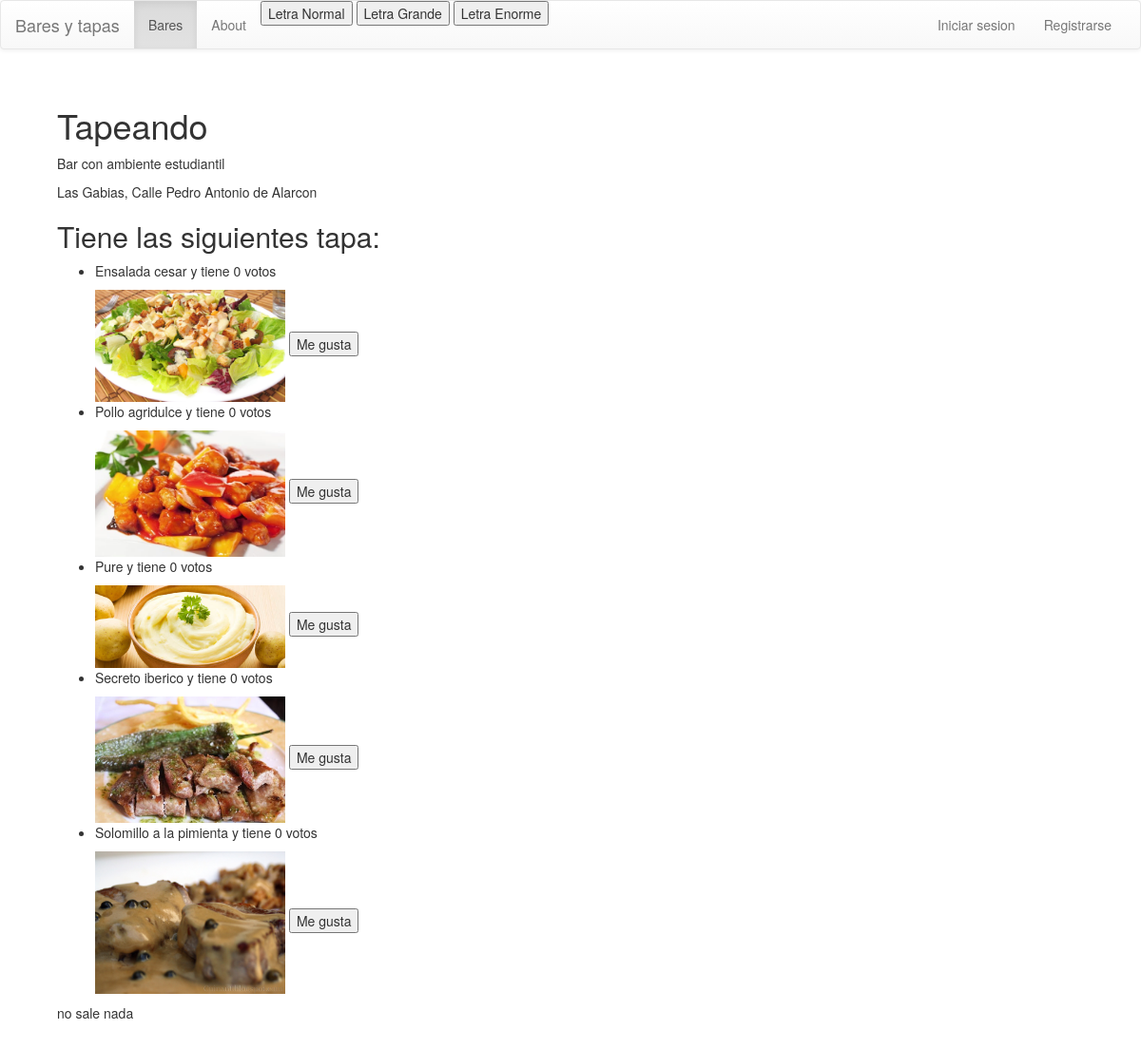
The page /rango/bar/tapeando/ on the database its author committed.
### rango/models.py (models this page shows, shortened)
class Bar(models.Model):
    nombre_bar = models.CharField(max_length=128, primary_key=True)
    descripcion_bar = models.CharField(max_length=128,null=True)
    num_visitas = models.IntegerField(default=0)
    slug = models.SlugField(unique=True)
    direccion = models.CharField(max_length=250, blank=True)
    tapas = models.ManyToManyField(Tapa)
    def save(self, *args, **kwargs):
		self.slug = slugify(self.nombre_bar)
		super(Bar, self).save(*args, **kwargs)

class Tapa(models.Model):
    nombre_tapa = models.CharField(max_length=50, primary_key=True)
    descripcion = models.CharField(max_length=128,null=True)
    votos = models.IntegerField(default=0)
    imagen = models.ImageField(upload_to='imagenes_tapa',blank=True)
    def __unicode__(self):      #For Python 2, use __str__ on Python 3
        return self.nombre_tapa

### rango/views.py (the view)
# urls.py: url(r'^bar/(?P<category_name_slug>[\w\-]+)/$', views.bar, name='bar'),
def bar(request, category_name_slug):
    context_dict = {}
    try:
        bar = Bar.objects.get(slug=category_name_slug)
        bar.num_visitas = bar.num_visitas+1
        bar.save()
        context_dict['bar'] = bar
    except Bar.DoesNotExist:
        pass
    return render(request, 'bares/bares.html', context_dict)

### templates/bares/bares.html (shortened to what this page needs)
{% extends "base.html" %}
{% load static %}
{% block contenido %}
    {% if bar %}
    <h1> {{bar.nombre_bar}}</h1>
    <p> {{bar.descripcion_bar}}</p>
    {% load easy_maps_tags %}
    <p> {{bar.direccion}}</p>
    <h2> Tiene las siguientes tapa:</h2>
    {% else %}
    <h2> No existe el bar {{bar.nombre_bar}}. </h2>
    {% endif %}
    <ul>
    {% for tapa in bar.tapas.all%}
        <li>
           <p> {{tapa}} y tiene <span id="Megusta"> {{tapa.votos}} </span> votos </p>
            <img  class="imagen_tapa" src = "/static/images/{{tapa.imagen}}"  alt = "/static/images/{{tapa.imagen}}" />
            <button id="Megusta" class="Megusta" value="{{tapa}}"> Me gusta </button>
        </li>
    {% endfor%}
    </ul>
    <p id="chequeo"> no sale nada<p>
{% endblock %}

### static/css/base.css (style rules this page uses)
.imagen_tapa { width: 200px; height: auto; }

### rows shown on the page
Bar: nombre_bar "Tapeando", descripcion_bar "Bar con ambiente estudiantil", direccion "Las Gabias, Calle Pedro Antonio de Alarcon"
Tapa: nombre_tapa "Ensalada cesar", votos "0", imagen (picture)
Tapa: nombre_tapa "Pollo agridulce", votos "0", imagen (picture)
Tapa: nombre_tapa "Pure", votos "0", imagen (picture)
Tapa: nombre_tapa "Secreto iberico", votos "0", imagen (picture)
Tapa: nombre_tapa "Solomillo a la pimienta", votos "0", imagen (picture)
